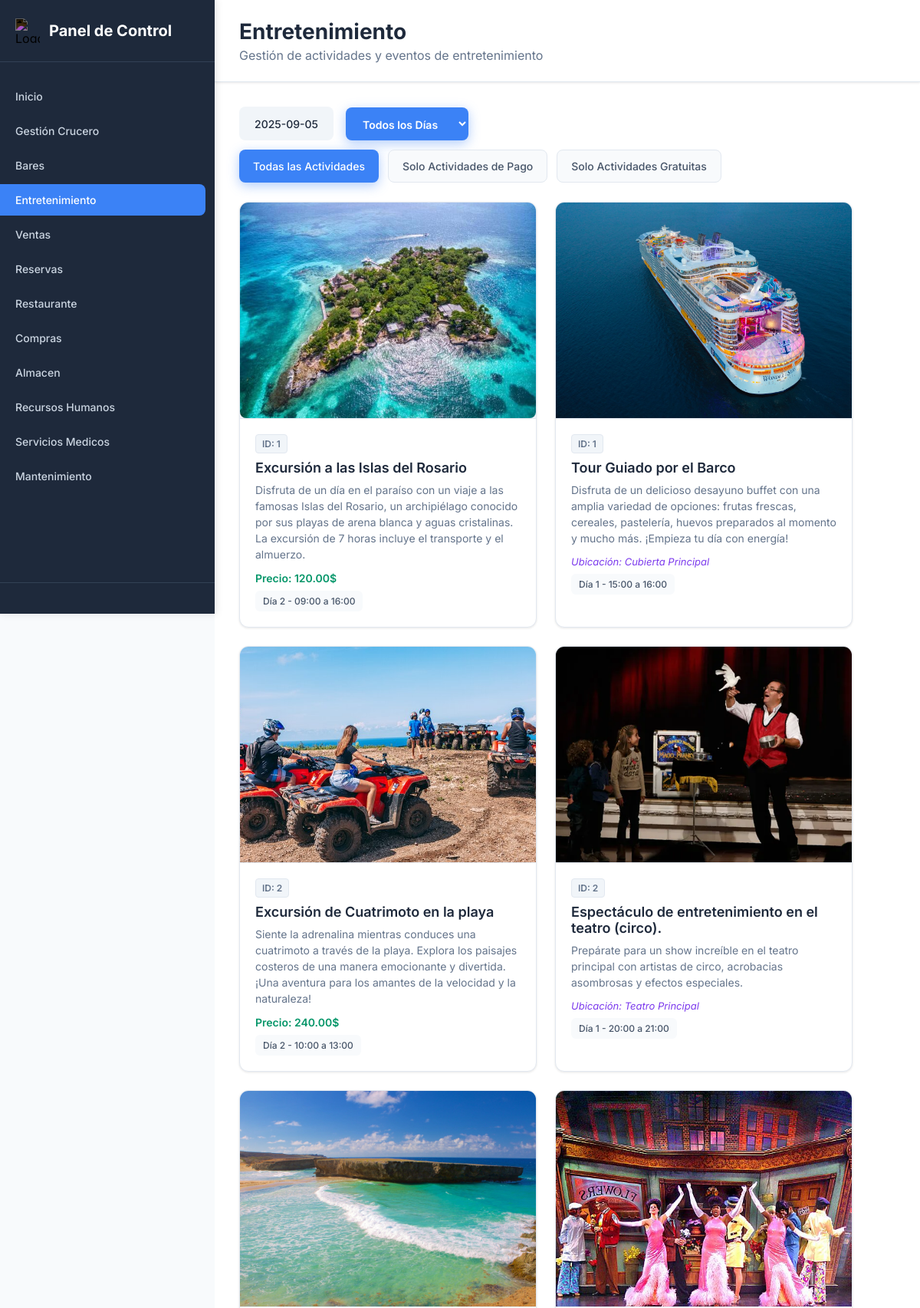
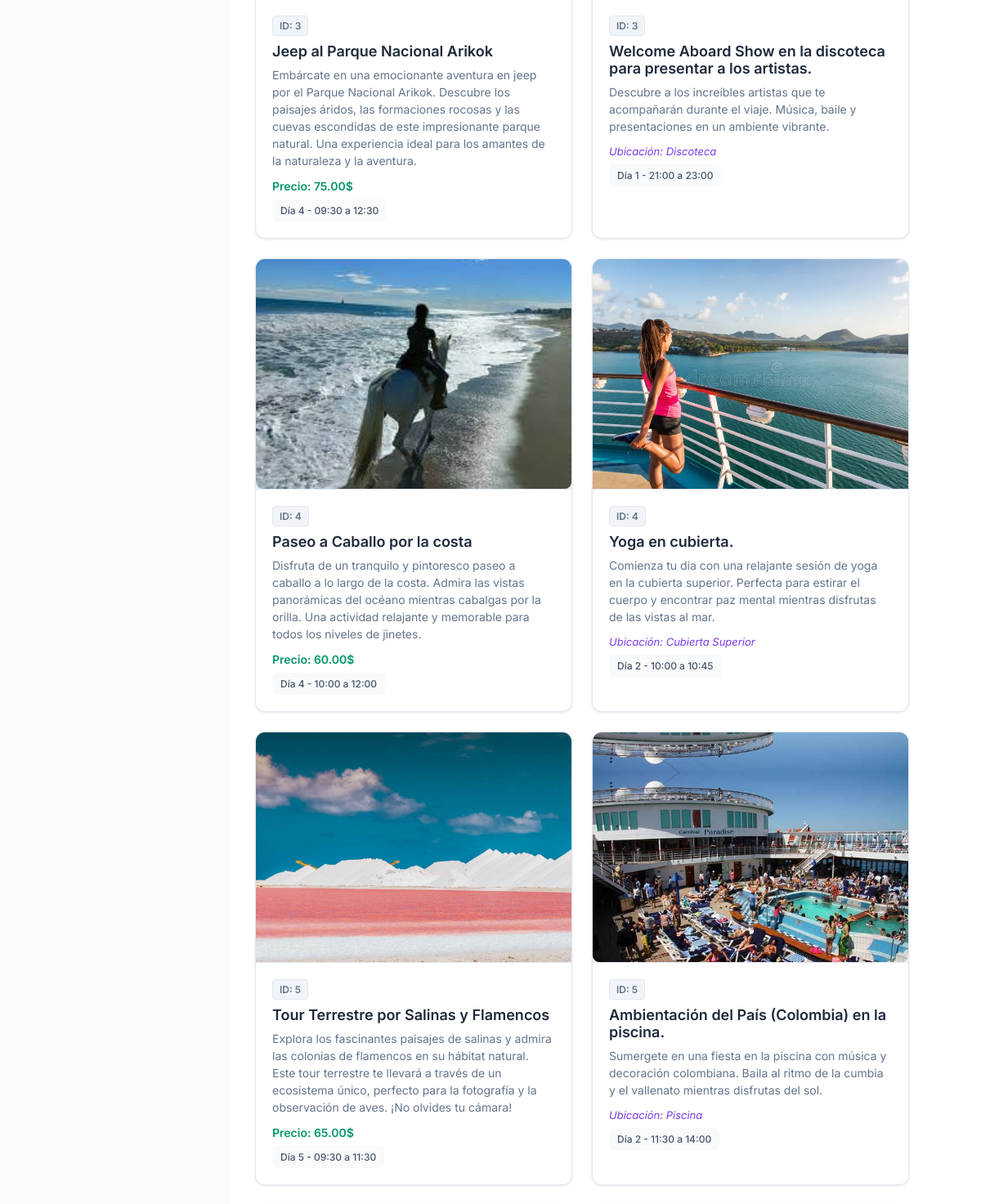
Screenshot of /entretenimiento/1/ (upper part) with the database file from the repository (2 pictures, top to bottom).
### Administracion-proyecto-Crucero-Development-Almac-n/apps/cruceros/models.py (models this page shows)
class FechaDelSistema(models.Model):
    fecha_actual = models.DateField()

### Administracion-proyecto-Crucero-Development-Almac-n/apps/entretenimiento/models.py (models this page shows, shortened)
class Actividad(models.Model):
    id_actividad = models.AutoField(primary_key=True)
    viaje = models.ForeignKey(
        Viaje,
        on_delete=models.CASCADE,
        related_name='actividades',
        null=True,
        blank=True,
        help_text="Viaje al que pertenece esta actividad"
    )
    titulo = models.CharField(
        max_length=200,
        help_text="Título de la actividad"
    )
    descripcion = models.TextField(
        help_text="Descripción completa de la actividad"
    )
    dia_crucero = models.IntegerField(
    help_text="Día del crucero (1-8)",
    choices=[(i, f"Día {i}") for i in range(1, 9)],  # Opciones del 1 al 8
    validators=[MinValueValidator(1), MaxValueValidator(8)]  # Validación
)
    coste = models.DecimalField(
        max_digits=8,
        decimal_places=2,
        help_text="Coste de la actividad en euros"
    )
    hora_inicio = models.TimeField(
        help_text="Hora de inicio de la actividad"
    )
    hora_fin = models.TimeField(
        help_text="Hora de finalización de la actividad"
    )
    maximoActividad = models.IntegerField(
        help_text="Número máximo de participantes"
    )
    img_src = models.CharField(
        max_length=500,
        blank=True,
        null=True,
        help_text="URL o ruta de la imagen de la actividad"
    )
    class Meta:
        db_table = 'actividades_pago'  # ← Nombre de tabla personalizado
        verbose_name = "Actividad"
        verbose_name_plural = "Actividades"
        ordering = ['dia_crucero', 'hora_inicio']

class ActividadRutinaria(models.Model):
    id_actividad = models.AutoField(primary_key=True)
    viaje = models.ForeignKey(
        Viaje,
        on_delete=models.CASCADE,
        related_name='actividades_rutinarias',
        null=True,
        blank=True,
        help_text="Viaje al que pertenece esta actividad rutinaria"
    )
    titulo = models.CharField(
        max_length=200,
        help_text="Título de la actividad rutinaria"
    )
    descripcion = models.TextField(
        help_text="Descripción completa de la actividad rutinaria"
    )
    dia_crucero = models.IntegerField(
        help_text="Día del crucero (1-8)",
        choices=[(i, f"Día {i}") for i in range(1, 9)],  # Opciones del 1 al 8
        validators=[MinValueValidator(1), MaxValueValidator(8)]  # Validación
    )
    hora_inicio = models.TimeField(
        help_text="Hora de inicio de la actividad"
    )
    hora_fin = models.TimeField(
        help_text="Hora de finalización de la actividad"
    )
    maximo_actividad = models.IntegerField(
        help_text="Número máximo de participantes"
    )
    ubicacion = models.CharField(
        max_length=200,
        help_text="Ubicación donde se realiza la actividad"
    )
    img_src = models.CharField(
        max_length=500,
        blank=True,
        null=True,
        help_text="URL o ruta de la imagen de la actividad"
    )
    class Meta:
        db_table = 'actividad_rutinaria'  # ← Nombre de tabla personalizado
        verbose_name = "Actividad Rutinaria"
        verbose_name_plural = "Actividades Rutinarias"
        ordering = ['dia_crucero', 'hora_inicio']

### Administracion-proyecto-Crucero-Development-Almac-n/apps/entretenimiento/views.py (the view)
# urls.py: path('<int:crucero_id>/', views.entretenimiento_view, name='entretenimiento'),
def entretenimiento_view(request, crucero_id):
    crucero = get_object_or_404(Crucero, pk=crucero_id)
    viaje = crucero.viajes.filter(estado__in=["planificacion", "activo"]).order_by('fecha_inicio').first()
    fecha_actual_sistema = obtener_fecha_actual()
    if not fecha_actual_sistema:
        try:
            fecha_actual_sistema = obtener_fecha_actual().fecha_actual
        except Exception:
            fecha_actual_sistema = None
    dia_seleccionado = request.GET.get('dia')
    actividades_base = Actividad.objects.filter(viaje=viaje) if viaje else Actividad.objects.none()
    rutinarias_base = ActividadRutinaria.objects.filter(viaje=viaje) if viaje else ActividadRutinaria.objects.none()
    dias_pago = actividades_base.values_list('dia_crucero', flat=True).distinct()
    dias_rutinarias = rutinarias_base.values_list('dia_crucero', flat=True).distinct()
    dias_disponibles = sorted(set(list(dias_pago) + list(dias_rutinarias)))
    fecha_dia_seleccionado = None
    if dia_seleccionado and dia_seleccionado.isdigit():
        dia_seleccionado = int(dia_seleccionado)
        actividades_pago = actividades_base.filter(dia_crucero=dia_seleccionado).order_by('id_actividad')
        actividades_rutinarias = rutinarias_base.filter(dia_crucero=dia_seleccionado).order_by('id_actividad')
        if viaje and viaje.fecha_inicio:
            try:
                fecha_dia_seleccionado = viaje.fecha_inicio + timedelta(days=dia_seleccionado - 1)
            except Exception:
                fecha_dia_seleccionado = None
    else:
        actividades_pago = actividades_base.order_by('id_actividad')
        actividades_rutinarias = rutinarias_base.order_by('id_actividad')
        dia_seleccionado = None
    todas_actividades = []
    for actividad in actividades_pago:
        todas_actividades.append({
            'id': actividad.id_actividad,
            'titulo': actividad.titulo,
            'descripcion': actividad.descripcion,
            'tipo': 'pago',
            'dia_crucero': actividad.dia_crucero,
            'hora_inicio': actividad.hora_inicio,
            'hora_fin': actividad.hora_fin,
            'coste': actividad.coste if hasattr(actividad, 'coste') else None,
            'ubicacion': None,
            'img_src': actividad.img_src if actividad.img_src else None
        })
    for actividad in actividades_rutinarias:
        todas_actividades.append({
            'id': actividad.id_actividad,
            'titulo': actividad.titulo,
            'descripcion': actividad.descripcion,
            'tipo': 'rutinaria',
            'dia_crucero': actividad.dia_crucero,
            'hora_inicio': actividad.hora_inicio,
            'hora_fin': actividad.hora_fin,
            'coste': None,
            'ubicacion': actividad.ubicacion if hasattr(actividad, 'ubicacion') else None,
            'img_src': actividad.img_src if actividad.img_src else None
        })
    todas_actividades.sort(key=lambda x: x['id'])
    context = {
        'actividades': todas_actividades,
        'dias_disponibles': dias_disponibles,
        'dia_seleccionado': dia_seleccionado,
        'fecha_actual_sistema': fecha_actual_sistema,
        'fecha_dia_seleccionado': fecha_dia_seleccionado,
        'crucero': crucero,
        'viaje': viaje,
    }
    return render(request, 'entretenimiento/entretenimiento.html', context)

### Administracion-proyecto-Crucero-Development-Almac-n/apps/cruceros/Services/fecha_general.py (called while the page is built)
def obtener_fecha_actual() -> Optional[datetime.date]:
    sistema_fecha = FechaDelSistema.objects.first()
    return sistema_fecha.fecha_actual if sistema_fecha else None

### Administracion-proyecto-Crucero-Development-Almac-n/apps/entretenimiento/templates/entretenimiento/entretenimiento.html (shortened to what this page needs)
{% load static %}
<!DOCTYPE html>
<html lang="es">
<head>
    <link rel="stylesheet" href="{% static 'entretenimiento/css/entretenimiento.css' %}?v=1.3">
</head>
<body>
    <div class="dashboard-container">
        <aside class="sidebar">
            <div class="sidebar-header">
                <div class="logo" onclick="toggleSidebar()" style="cursor: pointer;">
                    <img src="{% static 'entretenimiento/images/browser-svgrepo-com.svg' %}" alt="Logo" class="logo-icon">
                    <span class="logo-text">Panel de Control</span>
                </div>
            </div>
            <nav class="sidebar-nav">
                <ul class="nav-list">
                    <li class="nav-item">
                        <a href="/" class="nav-link">
                            <span class="nav-text">Inicio</span>
                        </a>
                    </li>
                    <li class="nav-item">
                        <a href="{% url 'gestion_crucero' crucero.id %}" class="nav-link">
                            <span class="nav-text">Gestión Crucero</span>
                        </a>
                    </li>
                    <li class="nav-item">
                        <a href="{% url 'bares' crucero.id %}" class="nav-link">
                            <span class="nav-text">Bares</span>
                        </a>
                    </li>
                    <li class="nav-item active">
                        <a href="{% url 'entretenimiento:entretenimiento' crucero.id %}" class="nav-link">
                            <span class="nav-text">Entretenimiento</span>
                        </a>
                    </li>
                    <li class="nav-item">
                        <a href="#" class="nav-link">
                            <span class="nav-text">Ventas</span>
                        </a>
                    </li>
                    <li class="nav-item">
                        <a href="#" class="nav-link">
                            <span class="nav-text">Reservas</span>
                        </a>
                    </li>
                    <li class="nav-item">
                        <a href="#" class="nav-link">
                            <span class="nav-text">Restaurante</span>
                        </a>
                    </li>
                    <li class="nav-item">
                        <a href="#" class="nav-link">
                            <span class="nav-text">Compras</span>
                        </a>
                    </li>
                    <li class="nav-item">
                        <a href="{% url 'vista_almacen' crucero.id %}" class="nav-link">
                            <span class="nav-text">Almacen</span>
                        </a>
                    </li>
                    <li class="nav-item">
                        <a href="#" class="nav-link">
                            <span class="nav-text">Recursos Humanos</span>
                        </a>
                    </li>
                    <li class="nav-item">
                        <a href="#" class="nav-link">
                            <span class="nav-text">Servicios Medicos</span>
                        </a>
                    </li>
                    <li class="nav-item">
                        <a href="#" class="nav-link">
                            <span class="nav-text">Mantenimiento</span>
                        </a>
                    </li>
                </ul>
            </nav>
            <div class="sidebar-footer">
            </div>
        </aside>
        <main class="main-content">
            <header class="main-header">
                <div class="header-left">
                    <div class="header-content">
                        <h1 class="page-title">Entretenimiento</h1>
                        <p class="page-subtitle">Gestión de actividades y eventos de entretenimiento</p>
                    </div>
                </div>
            </header>
            <div class="dashboard-content">
                <div class="date-container">
                    <div class="date-display">
                        <span class="date-text" id="current-date" data-server="1">
                            {% if dia_seleccionado %}
                                Día {{ dia_seleccionado }} del Crucero
                                {% if fecha_dia_seleccionado %}- Fecha viaje: {{ fecha_dia_seleccionado|date:"Y-m-d" }}{% endif %}
                                {% if fecha_actual_sistema %}<br><small style="font-weight:400;color:#64748b">Fecha sistema: {{ fecha_actual_sistema|date:"Y-m-d" }}</small>{% endif %}
                            {% else %}
                                {% if fecha_actual_sistema %}
                                    {{ fecha_actual_sistema|date:"Y-m-d" }}
                                {% else %}
                                    Todos los Días
                                {% endif %}
                            {% endif %}
                        </span>
                    </div>
                    <div class="day-selector">
                        <select id="day-selector-btn" onchange="selectDay()" style="background: #3b82f6 !important; color: white !important; border: none !important; padding: 12px 18px !important; border-radius: 8px !important; font-size: 14px !important; font-weight: 600 !important; cursor: pointer !important; font-family: inherit !important; min-width: 160px !important; box-shadow: 0 4px 15px rgba(59, 130, 246, 0.4) !important; transition: all 0.3s ease !important;">
                            <option value="" style="color: #1e293b !important; background: white !important;">Todos los Días</option>
                        </select>
                    </div>
                </div>
                <div class="filter-buttons">
                    <button class="filter-btn active" data-filter="all" onclick="filterActivities('all')" style="background: #3b82f6; color: white; border: none; padding: 12px 18px; border-radius: 8px; font-size: 14px; font-weight: 500; cursor: pointer; transition: all 0.3s ease; font-family: inherit;">
                        Todas las Actividades
                    </button>
                    <button class="filter-btn" data-filter="pago" onclick="filterActivities('pago')" style="background: #f8fafc; color: #475569; border: 1px solid #e2e8f0; padding: 12px 18px; border-radius: 8px; font-size: 14px; font-weight: 500; cursor: pointer; transition: all 0.3s ease; font-family: inherit;">
                        Solo Actividades de Pago
                    </button>
                    <button class="filter-btn" data-filter="gratuito" onclick="filterActivities('gratuito')" style="background: #f8fafc; color: #475569; border: 1px solid #e2e8f0; padding: 12px 18px; border-radius: 8px; font-size: 14px; font-weight: 500; cursor: pointer; transition: all 0.3s ease; font-family: inherit;">
                        Solo Actividades Gratuitas
                    </button>
                </div>
                <div class="content-grid">
                    {% for actividad in actividades %}
                    <div class="content-card" data-type="{{ actividad.tipo }}">
                        <div class="image-placeholder">
                                    <img src="{% static 'entretenimiento/img/' %}{{ actividad.img_src }}" alt="{{ actividad.titulo }}" class="activity-image">
                        </div>
                        <div class="card-content">
                            <div class="card-id">ID: {{ actividad.id }}</div>
                            <h3 class="card-title">{{ actividad.titulo }}</h3>
                            <p class="card-description">{{ actividad.descripcion }}</p>
                            {% if actividad.tipo == 'pago' and actividad.coste %}
                            <p class="card-price">Precio: {{ actividad.coste }}$</p>
                            {% endif %}
                            {% if actividad.tipo == 'rutinaria' and actividad.ubicacion %}
                            <p class="card-location">Ubicación: {{ actividad.ubicacion }}</p>
                            {% endif %}
                            <p class="card-schedule">Día {{ actividad.dia_crucero }} - {{ actividad.hora_inicio|time:"H:i" }} a {{ actividad.hora_fin|time:"H:i" }}</p>
                        </div>
                    </div>
                    {% endfor %}
                </div>
            </div>
        </main>
    </div>
</body>
</html>

### Administracion-proyecto-Crucero-Development-Almac-n/apps/entretenimiento/templates/entretenimiento/entretenimiento.html (style rules this page uses)
.filter-buttons { margin-bottom: 25px !important; }

### rows the page displays
FechaDelSistema: fecha_actual "2025-09-05"
Actividad: img_src (picture), titulo "Excursión a las Islas del Rosario", descripcion "Disfruta de un día en el paraíso con un viaje a las famosas Islas del Rosario, un archipiélago conocido por sus playas de arena blanca y aguas cristalinas. La excursión de 7 horas incluye el transporte y el almuerzo.", coste "120.00", hora_inicio "09:00", hora_fin "16:00"
ActividadRutinaria: img_src (picture), titulo "Tour Guiado por el Barco", descripcion "Disfruta de un delicioso desayuno buffet con una amplia variedad de opciones: frutas frescas, cereales, pastelería, huevos preparados al momento y mucho más. ¡Empieza tu día con energía!", ubicacion "Cubierta Principal", hora_inicio "15:00", hora_fin "16:00"
Actividad: img_src (picture), titulo "Excursión de Cuatrimoto en la playa", descripcion "Siente la adrenalina mientras conduces una cuatrimoto a través de la playa. Explora los paisajes costeros de una manera emocionante y divertida. ¡Una aventura para los amantes de la velocidad y la naturaleza!", coste "240.00", hora_inicio "10:00", hora_fin "13:00"
ActividadRutinaria: img_src (picture), titulo "Espectáculo de entretenimiento en el teatro (circo).", descripcion "Prepárate para un show increíble en el teatro principal con artistas de circo, acrobacias asombrosas y efectos especiales.", ubicacion "Teatro Principal", hora_inicio "20:00", hora_fin "21:00"
Actividad: img_src (picture), titulo "Jeep al Parque Nacional Arikok", descripcion "Embárcate en una emocionante aventura en jeep por el Parque Nacional Arikok. Descubre los paisajes áridos, las formaciones rocosas y las cuevas escondidas de este impresionante parque natural. Una experiencia ideal para los amantes de la naturaleza y la aventura.", coste "75.00", hora_inicio "09:30", hora_fin "12:30"
ActividadRutinaria: img_src (picture), titulo "Welcome Aboard Show en la discoteca para presentar a los artistas.", descripcion "Descubre a los increíbles artistas que te acompañarán durante el viaje. Música, baile y presentaciones en un ambiente vibrante.", ubicacion "Discoteca", hora_inicio "21:00", hora_fin "23:00"
Actividad: img_src (picture), titulo "Paseo a Caballo por la costa", descripcion "Disfruta de un tranquilo y pintoresco paseo a caballo a lo largo de la costa. Admira las vistas panorámicas del océano mientras cabalgas por la orilla. Una actividad relajante y memorable para todos los niveles de jinetes.", coste "60.00", hora_inicio "10:00", hora_fin "12:00"
ActividadRutinaria: img_src (picture), titulo "Yoga en cubierta.", descripcion "Comienza tu día con una relajante sesión de yoga en la cubierta superior. Perfecta para estirar el cuerpo y encontrar paz mental mientras disfrutas de las vistas al mar.", ubicacion "Cubierta Superior", hora_inicio "10:00", hora_fin "10:45"
Actividad: img_src (picture), titulo "Tour Terrestre por Salinas y Flamencos", descripcion "Explora los fascinantes paisajes de salinas y admira las colonias de flamencos en su hábitat natural. Este tour terrestre te llevará a través de un ecosistema único, perfecto para la fotografía y la observación de aves. ¡No olvides tu cámara!", coste "65.00", hora_inicio "09:30", hora_fin "11:30"
ActividadRutinaria: img_src (picture), titulo "Ambientación del País (Colombia) en la piscina.", descripcion "Sumergete en una fiesta en la piscina con música y decoración colombiana. Baila al ritmo de la cumbia y el vallenato mientras disfrutas del sol.", ubicacion "Piscina", hora_inicio "11:30", hora_fin "14:00"

### other values shown
{{ actividad.id }} "1" "1" "2" "2" "3" "3" "4" "4" "5" "5"
{{ actividad.dia_crucero }} "2" "1" "2" "1" "4" "1" "4" "2" "5" "2"
